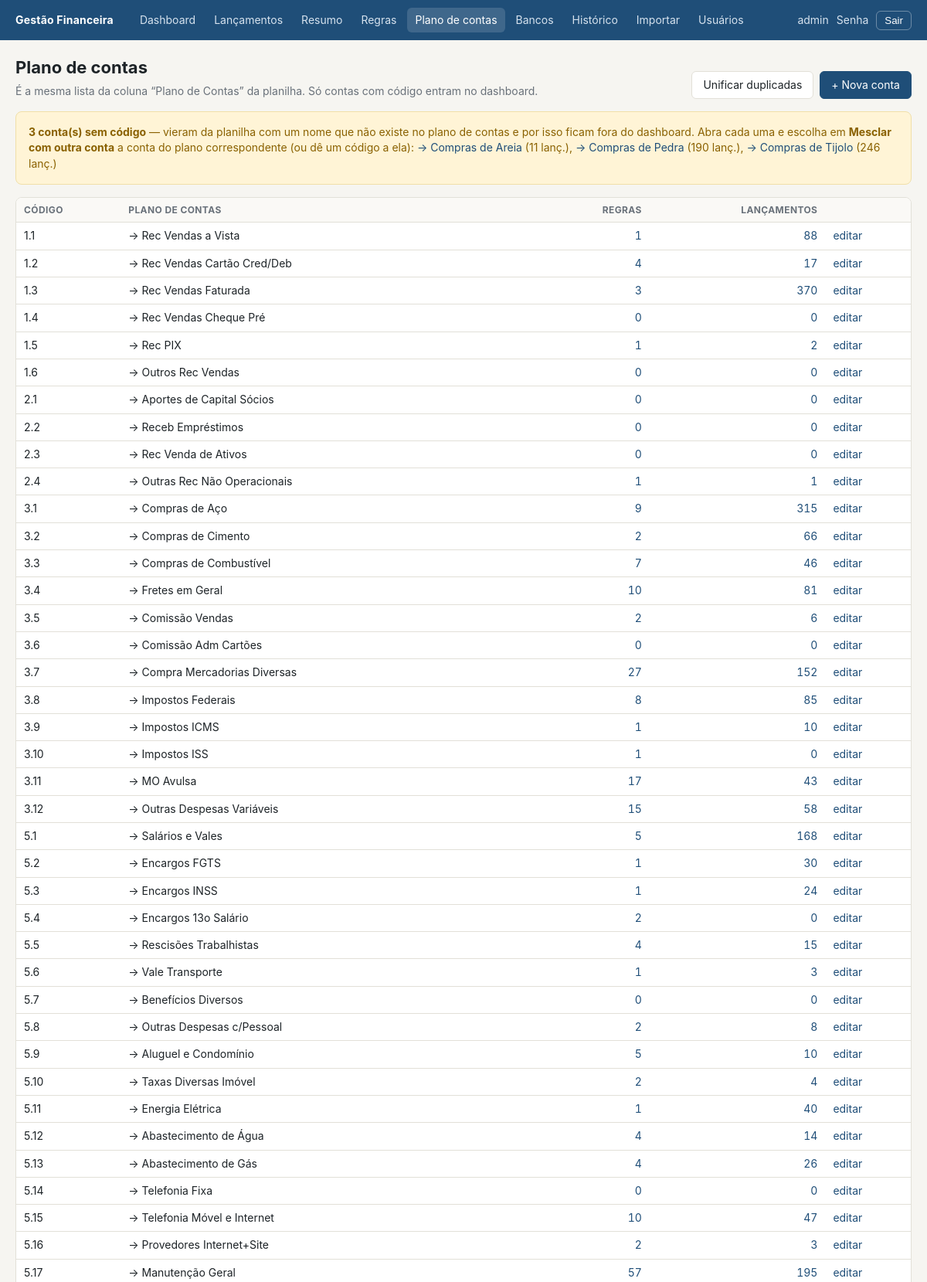
/contas/ (signed in, upper part), run on the app's committed database.
### financas/models.py (models this page shows, shortened)
class Conta(models.Model):
    codigo = models.CharField("código", max_length=20, blank=True)
    nome = models.CharField(max_length=120, unique=True)
    nao_entra_no_dre = models.BooleanField(
        "fora do DRE", default=False,
        help_text="Ex.: transferência entre contas da própria empresa.",
    )
    ativa = models.BooleanField(default=True)
    history = HistoricalRecords()
    class Meta:
        ordering = ["codigo", "nome"]
        verbose_name = "conta do plano de contas"
        verbose_name_plural = "plano de contas"

### financas/views.py (the view)
# urls.py: path("contas/", views.contas, name="contas"),
def contas(request):
    lista = sorted(Conta.objects.annotate(n_regras=Count("regras", distinct=True),
                                          n_lanc=Count("lancamentos", distinct=True)), key=_ordem_codigo)
    sem_codigo = [c for c in lista if not c.codigo and not c.nao_entra_no_dre]
    return render(request, "financas/contas.html", {"contas": lista, "sem_codigo": sem_codigo})

### financas/views.py (called while the page is built)
def _ordem_codigo(conta):
    partes = [int(p) if p.isdigit() else 0 for p in (conta.codigo or "").split(".")]
    return (not conta.codigo, partes, conta.nome)

### financas/templates/financas/contas.html (shortened to what this page needs)
{% extends "financas/base.html" %}
{% block conteudo %}
<div class="cabecalho">
  <div><h1>Plano de contas</h1>
    <span class="muted">É a mesma lista da coluna “Plano de Contas” da planilha. Só contas com código entram no dashboard.</span></div>
  <div class="acoes">
    <form method="post" action="{% url 'unificar_contas' %}">{% csrf_token %}<button class="btn" title="Junta contas que só diferem na grafia (seta, espaços, acentos) com a conta do plano">Unificar duplicadas</button></form>
    <a class="btn prim" href="{% url 'conta_nova' %}">+ Nova conta</a>
  </div>
</div>
{% if sem_codigo %}
<div class="cartao aviso">
  <b>{{ sem_codigo|length }} conta(s) sem código</b> — vieram da planilha com um nome que não existe no plano de contas e por isso ficam fora do dashboard.
  Abra cada uma e escolha em <b>Mesclar com outra conta</b> a conta do plano correspondente (ou dê um código a ela):
  {% for c in sem_codigo %}<a href="{% url 'conta_editar' c.pk %}">{{ c.nome }}</a> ({{ c.n_lanc }} lanç.){% if not forloop.last %}, {% endif %}{% endfor %}
</div>
{% endif %}
<div class="tabela-wrap"><table>
  <thead><tr><th>Código</th><th>Plano de contas</th><th class="num">Regras</th><th class="num">Lançamentos</th><th></th></tr></thead>
  <tbody>{% for c in contas %}
  <tr {% if not c.ativa %}class="muted"{% endif %}>
    <td>{{ c.codigo }}</td>
    <td>{{ c.nome }} {% if c.nao_entra_no_dre %}<span class="etiqueta N">fora do DRE</span>{% endif %}{% if not c.ativa %} <span class="etiqueta x">inativa</span>{% endif %}</td>
    <td class="num"><a href="{% url 'regras' %}?conta={{ c.pk }}">{{ c.n_regras }}</a></td>
    <td class="num"><a href="{% url 'lancamentos' %}?conta={{ c.pk }}">{{ c.n_lanc }}</a></td>
    <td><a href="{% url 'conta_editar' c.pk %}">editar</a></td>
  </tr>
  {% empty %}<tr><td colspan="5" class="muted">Nenhuma conta. <a href="{% url 'importar' %}">Importe a planilha</a>.</td></tr>{% endfor %}</tbody>
</table></div>
{% endblock %}

### financas/templates/financas/base.html (shortened to what this page needs)
{% load static %}<!doctype html>
<html lang="pt-br">
<head>
  <link rel="stylesheet" href="{% static 'financas/style.css' %}">
</head>
<body hx-headers='{"X-CSRFToken": "{{ csrf_token }}"}'>
{% if user.is_authenticated %}
<header class="topo">
  <div class="wrap">
    <a class="marca" href="{% url 'lancamentos' %}">Gestão Financeira</a>
    {% with u=request.resolver_match.url_name %}
    <nav>
      <a href="{% url 'dashboard' %}" class="{% if u == 'dashboard' %}ativo{% endif %}">Dashboard</a>
      <a href="{% url 'lancamentos' %}" class="{% if u == 'lancamentos' or 'lancamento' in u %}ativo{% endif %}">Lançamentos</a>
      <a href="{% url 'resumo' %}" class="{% if u == 'resumo' %}ativo{% endif %}">Resumo</a>
      <a href="{% url 'regras' %}" class="{% if 'regra' in u %}ativo{% endif %}">Regras</a>
      <a href="{% url 'contas' %}" class="{% if 'conta' in u %}ativo{% endif %}">Plano de contas</a>
      <a href="{% url 'bancos' %}" class="{% if 'banco' in u %}ativo{% endif %}">Bancos</a>
      <a href="{% url 'historico' %}" class="{% if u == 'historico' %}ativo{% endif %}">Histórico</a>
      <a href="{% url 'importar' %}" class="{% if u == 'importar' %}ativo{% endif %}">Importar</a>
      {% if user.is_staff %}<a href="{% url 'admin:index' %}">Usuários</a>{% endif %}
    </nav>
    {% endwith %}
    <div class="usuario">
      <span>{{ user.get_full_name|default:user.username }}</span>
      <a class="link-senha" href="{% url 'password_change' %}" style="color:#d6e2ee">Senha</a>
      <form method="post" action="{% url 'logout' %}">{% csrf_token %}<button>Sair</button></form>
    </div>
  </div>
</header>
{% endif %}
<main class="wrap">
  {% block conteudo %}{% endblock %}
</main>
</body>
</html>

### financas/static/financas/style.css (style rules this page uses)
:root { --bg: #f6f5f1; --surface: #fff; --ink: #1d2327; --muted: #69717a; --line: #e2e0d8; --accent: #1f4e78; --accent-ink: #fff; --accent-soft: #e6eef6; --ok: #2e7d4f; --warn-bg: #fff4d6; --warn: #8a6100; --manual-bg: #ece6f7; --manual: #5b3fa0; --danger: #b3261e; --radius: 8px; font-family: "Inter", system-ui, -apple-system, "Segoe UI", sans-serif; font-size: 14px; }
* { box-sizing: border-box; }
body { margin: 0; background: var(--bg); color: var(--ink); line-height: 1.45; }
a { color: var(--accent); text-decoration: none; }
.num { font-variant-numeric: tabular-nums; text-align: right; white-space: nowrap; }
.muted { color: var(--muted); }
header.topo { background: var(--accent); color: var(--accent-ink); }
header.topo .wrap { display: flex; align-items: center; gap: 24px; height: 52px; }
header.topo .marca { font-weight: 700; letter-spacing: .2px; color: #fff; white-space: nowrap; }
header.topo nav { display: flex; gap: 4px; flex: 1; overflow-x: auto; }
header.topo nav a { color: #d6e2ee; padding: 6px 10px; border-radius: 6px; white-space: nowrap; }
header.topo nav a:hover, header.topo nav a.ativo { background: rgba(255,255,255,.14); color: #fff; text-decoration: none; }
header.topo .usuario { display: flex; align-items: center; gap: 10px; color: #d6e2ee; white-space: nowrap; }
header.topo .usuario button { background: none; border: 1px solid rgba(255,255,255,.35); color: #fff; padding: 4px 10px; border-radius: 6px; cursor: pointer; }
.wrap { max-width: 1280px; margin: 0 auto; padding: 0 20px; }
main.wrap { padding-top: 20px; padding-bottom: 48px; }
h1 { font-size: 22px; margin: 0 0 4px; }
.cabecalho { display: flex; align-items: flex-end; justify-content: space-between; gap: 16px; margin-bottom: 16px; flex-wrap: wrap; }
.acoes { display: flex; gap: 8px; flex-wrap: wrap; }
.btn, button.btn { display: inline-flex; align-items: center; gap: 6px; padding: 7px 14px; border-radius: 6px; border: 1px solid var(--line); background: var(--surface); color: var(--ink); cursor: pointer; font: inherit; }
.btn.prim { background: var(--accent); color: #fff; border-color: var(--accent); }
.cartao { background: var(--surface); border: 1px solid var(--line); border-radius: var(--radius); padding: 16px; }
.tabela-wrap { background: var(--surface); border: 1px solid var(--line); border-radius: var(--radius); overflow-x: auto; }
table { width: 100%; border-collapse: collapse; }
th, td { padding: 7px 10px; border-bottom: 1px solid var(--line); text-align: left; vertical-align: middle; }
th { font-size: 12px; text-transform: uppercase; letter-spacing: .4px; color: var(--muted); background: #faf9f6; position: sticky; top: 0; }
:root { --surface: #ffffff; --serie-1: #2a78d6; --serie-2: #eb6834; --serie-3: #1baf7a; --serie-4: #eda100; --serie-5: #e87ba4; --serie-6: #008300; --bom: #2e7d4f; --ruim: #b3261e; }
.aviso { background: var(--warn-bg); border-color: #f0dfa8; color: var(--warn); margin-bottom: 16px; }

### data on the page
Conta: nome "-> Compras de Areia", n_lanc "11"
Conta: nome "-> Compras de Pedra", n_lanc "190"
Conta: nome "-> Compras de Tijolo", n_lanc "246"
Conta: codigo "1.1", nome "-> Rec Vendas a Vista", n_regras "1", n_lanc "88"
Conta: codigo "1.2", nome "-> Rec Vendas Cartão Cred/Deb", n_regras "4", n_lanc "17"
Conta: codigo "1.3", nome "-> Rec Vendas Faturada", n_regras "3", n_lanc "370"
Conta: codigo "1.4", nome "-> Rec Vendas Cheque Pré", n_regras "0", n_lanc "0"
Conta: codigo "1.5", nome "-> Rec PIX", n_regras "1", n_lanc "2"
Conta: codigo "1.6", nome "-> Outros Rec Vendas", n_regras "0", n_lanc "0"
Conta: codigo "2.1", nome "-> Aportes de Capital Sócios", n_regras "0", n_lanc "0"
Conta: codigo "2.2", nome "-> Receb Empréstimos", n_regras "0", n_lanc "0"
Conta: codigo "2.3", nome "-> Rec Venda de Ativos", n_regras "0", n_lanc "0"
Conta: codigo "2.4", nome "-> Outras Rec Não Operacionais", n_regras "1", n_lanc "1"
Conta: codigo "3.1", nome "-> Compras de Aço", n_regras "9", n_lanc "315"
Conta: codigo "3.2", nome "-> Compras de Cimento", n_regras "2", n_lanc "66"
Conta: codigo "3.3", nome "-> Compras de Combustível", n_regras "7", n_lanc "46"
Conta: codigo "3.4", nome "-> Fretes em Geral", n_regras "10", n_lanc "81"
Conta: codigo "3.5", nome "-> Comissão Vendas", n_regras "2", n_lanc "6"
Conta: codigo "3.6", nome "-> Comissão Adm Cartões", n_regras "0", n_lanc "0"
Conta: codigo "3.7", nome "-> Compra Mercadorias Diversas", n_regras "27", n_lanc "152"
Conta: codigo "3.8", nome "-> Impostos Federais", n_regras "8", n_lanc "85"
Conta: codigo "3.9", nome "-> Impostos ICMS", n_regras "1", n_lanc "10"
Conta: codigo "3.10", nome "-> Impostos ISS", n_regras "1", n_lanc "0"
Conta: codigo "3.11", nome "-> MO Avulsa", n_regras "17", n_lanc "43"
Conta: codigo "3.12", nome "-> Outras Despesas Variáveis", n_regras "15", n_lanc "58"
Conta: codigo "5.1", nome "-> Salários e Vales", n_regras "5", n_lanc "168"
Conta: codigo "5.2", nome "-> Encargos FGTS", n_regras "1", n_lanc "30"
Conta: codigo "5.3", nome "-> Encargos INSS", n_regras "1", n_lanc "24"
Conta: codigo "5.4", nome "-> Encargos 13o Salário", n_regras "2", n_lanc "0"
Conta: codigo "5.5", nome "-> Rescisões Trabalhistas", n_regras "4", n_lanc "15"
Conta: codigo "5.6", nome "-> Vale Transporte", n_regras "1", n_lanc "3"
Conta: codigo "5.7", nome "-> Benefícios Diversos", n_regras "0", n_lanc "0"
Conta: codigo "5.8", nome "-> Outras Despesas c/Pessoal", n_regras "2", n_lanc "8"
Conta: codigo "5.9", nome "-> Aluguel e Condomínio", n_regras "5", n_lanc "10"
Conta: codigo "5.10", nome "-> Taxas Diversas Imóvel", n_regras "2", n_lanc "4"
Conta: codigo "5.11", nome "-> Energia Elétrica", n_regras "1", n_lanc "40"
Conta: codigo "5.12", nome "-> Abastecimento de Água", n_regras "4", n_lanc "14"
Conta: codigo "5.13", nome "-> Abastecimento de Gás", n_regras "4", n_lanc "26"
Conta: codigo "5.14", nome "-> Telefonia Fixa", n_regras "0", n_lanc "0"
Conta: codigo "5.15", nome "-> Telefonia Móvel e Internet", n_regras "10", n_lanc "47"
Conta: codigo "5.16", nome "-> Provedores Internet+Site", n_regras "2", n_lanc "3"
Conta: codigo "5.17", nome "-> Manutenção Geral", n_regras "57", n_lanc "195"

### other printed values
{{ user.get_full_name|default:user.username }} "admin"
{{ sem_codigo|length }} "3"
